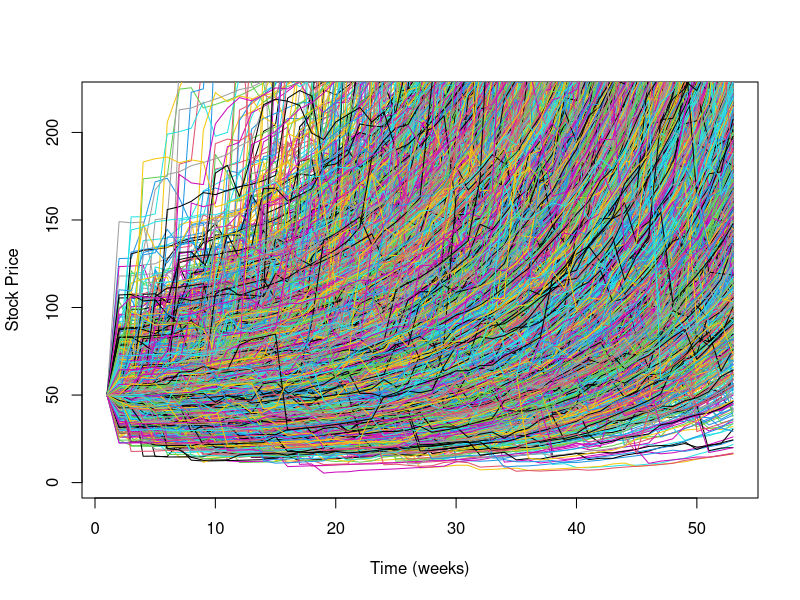

R code for this plot:

library(zoo)
library(pracma)
tic()
# set seed for reproducability
set.seed(1234)

# initial variables set
s0 <- 50
T <- 1
sigma <- 0.13
n <- 10000 # sample size
d <- 52 # time size
init.r <- 0.07
delta <- T / d
grid <- seq(delta, T, length.out = d) # time grid

# generate nxd pseudo-random normal numbers
z <- matrix(rnorm(n * d), nrow = n)
x <- matrix(rnorm(n * d), nrow = n)
g <- matrix(rgamma(n * d, shape = 0.15, scale = grid / 0.15), nrow = n)


# equation for calculating the vasicek interest rate (Z_j)
vasicek_int_rate <- function(rt_1, delta, VS) {
  rt_1 + 0.18 * (0.086 - rt_1) * delta + VS
}

# equation for caluclation the stock price using the Variance-Gamma formula
# note that "c" is a precomputed constant to speed things up a bit
var_gamma <- function(st_1, delta, VG, rt_1, c) {
  st_1 * exp((rt_1 + c) * delta) * VG
}

# simulate the Jackpot Algorithm
simVasicekVarGamma <- function(d, r, s) {
  # Each column is a time point "d". Each row is a simulation.
  # Loop over each column and calculate the stock price for each "d".
  # The loop is done because theres a need to maintain order in calculations.
  # Thus, using an index is necessary. Since each column must be processed in order, I doubt that this can be parallelized using the apply family due to that restriction.
  # start at 2 since index 1 contains the starting value
  for (i in seq(from = 2, (d + 1))) {
    r.i <- r[, i]
    r.prev <- r[, i - 1]
    
    s.i <- s[, i]
    s.prev <- s[, i - 1]
    
    rt <- vasicek_int_rate(r.prev, grid[i - 1], r.i)
    r[, i] <- rt
    
    st <- var_gamma(s.prev, grid[i - 1], s.i, r.prev, s.c)
    s[, i] <- st
  }
  # return stock price and interest if interested in investigating
  list(s = s, r = r)
}


# create and populate a matrix that will be used for interest rates (r)
# The first column contains the initial interest rate
# Subsequent columns contain the calculation of the random variables of the Vasicek Interest Rate Formula
# This was done here so it could be precomputed
#r <- cbind(rep(init.r, n), 0.02 * sqrt(delta) * t(apply(z, 1, cumsum)))
r <- cbind(rep(init.r, n), 0.02 * sqrt(delta) * z)

# Create and populate a matrix to be used for Stock Prices
# Similar to above, calculatinos for the random variables and some transformations have been done to reduce work later on.
s <- cbind(rep(s0, n), exp(sigma * sqrt(g) * x))
#s <- cbind(rep(s0, n), exp(sigma * t(sqrt(apply(g, 1, cumsum)) * apply(x, 1, cumsum))))

# precompute part of the stockprice formula since its just constants
s.c <- log(1 - 0.15 * sigma^2 / 2) / 0.15


sampleSim <- simVasicekVarGamma(d, r, s)

payoff <- pmax(sampleSim$s[, ncol(s)] - s0, 0) * exp(-apply(sampleSim$r, 1, sum) * T)

est.price <- mean(payoff)

init.payoff.sigma <- sd(payoff)

est.n <- ceiling((2.58 * 1.1 * init.payoff.sigma / 0.05)^2)

# Now that we know the full N needed to calculate up to the desired accuracy. Do it all over again
z.full <- matrix(rnorm(est.n * d), nrow = est.n)
x.full <- matrix(rnorm(est.n * d), nrow = est.n)
g.full <- matrix(rgamma(est.n * d, shape = 0.15, scale = grid / 0.15), nrow = est.n)

r.full <- cbind(rep(init.r, est.n), 0.02 * sqrt(delta) * t(apply(z.full, 1, cumsum)))
# does the cumulative sum rule apply to the Variance-Gamma Model?
s.full <- cbind(rep(s0, est.n), exp(sigma * sqrt(g.full) * x.full))

sim <- simVasicekVarGamma(d, r.full, s.full)

payoff.full <- pmax(sim$s[, ncol(s.full)] - s0, 0) * exp(-apply(sim$r, 1, sum) * T)

est.price <- mean(payoff.full)

lcl <- est.price - 1.96 * sd(payoff.full) / sqrt(est.n)
ucl <- est.price + 1.96 * sd(payoff.full) / sqrt(est.n)

toc()

# ---------------------------------------------------------------------------------------------------

c <- 3/20
n.hat <- ceil((1000/(c)) * 1.1)
top.n <- 1000
z.hat <- matrix(rnorm(n.hat * d), nrow = n.hat)
x.hat <- matrix(rnorm(n.hat * d), nrow = n.hat)

# c * pdf sqrt gamma / pdf norm
acceptreject <- function(delta, x) {
  (c 
   * x^((delta/0.15) - 1) 
   * exp((-x/0.15) + (x^2/2))
   ) / (
     (2/sqrt(2 * pi)) * gamma(delta/0.15) * 0.15^(delta/ 0.15)
   )
}

new.g <- c()
# loop over columns since we are dealing with a "d" wide matrix
for (i in 1:d) {
  accepts <- na.fill(acceptreject(grid[i], x.hat[, i]), 0)
  # apply accept-reject method to each column to retrieve a "gamma" distr.
  # this probably isn't right since we have to filter for values > 0 and do a limit.
  new.g <- cbind(new.g, x.hat[, i][which(accepts >= z.hat[, i] & x.hat[,i] > 0)][1:top.n])
}

z.hat.lim <- apply(z.hat, 2, function(x) x[1:top.n])
x.hat.lim <- apply(x.hat, 2, function(x) x[1:top.n])

r <- cbind(rep(init.r, top.n), 0.02 * sqrt(delta) * z.hat.lim)

# Create and populate a matrix to be used for Stock Prices
# Similar to above, calculatinos for the random variables and some transformations have been done to reduce work later on.
s <- cbind(rep(s0, top.n), exp(sigma * sqrt(new.g) * x.hat.lim))
#s <- cbind(rep(s0, n), exp(sigma * t(sqrt(apply(g, 1, cumsum)) * apply(x, 1, cumsum))))

sampleSim.cv<- simVasicekVarGamma(d, r, s)

payoff.cv <- pmax(sampleSim.cv$s[, ncol(s)] - s0, 0) * exp(-apply(sampleSim.cv$r, 1, sum) * T)

est.price.cv <- mean(payoff.cv)

payoff.sigma.cv <- sd(payoff.cv)

est.n.cv <- ceiling((2.58 * 1.1 * payoff.sigma.cv / 0.05)^2)

# Now that we know the full N needed to calculate up to the desired accuracy. Do it all over again
z.full <- matrix(rnorm(est.n.cv * d), nrow = est.n.cv)
x.full <- matrix(rnorm(est.n.cv * d), nrow = est.n.cv)

new.g.full <- c()
# loop over columns since we are dealing with a "d" wide matrix
for (i in 1:d) {
  accepts <- na.fill(acceptreject(grid[i], x.full[, i]), 0)
  # apply accept-reject method to each column to retrieve a "gamma" distr.
  new.g.full <- cbind(new.g.full, x.full[, i][which(accepts >= z.full[, i] & x.full[,i] > 0)][1:est.n.cv])
}

z.full <- apply(z.full, 2, function(x) x[1:est.n.cv])
x.full <- apply(x.full, 2, function(x) x[1:est.n.cv])

r.full <- cbind(rep(init.r, est.n.cv), 0.02 * sqrt(delta) * t(apply(z.full, 1, cumsum)))
# does the cumulative sum rule apply to the Variance-Gamma Model?
s.full <- cbind(rep(s0, est.n.cv), exp(sigma * sqrt(new.g.full) * x.full))

sim <- simVasicekVarGamma(d, r.full, s.full)

payoff.full <- pmax(sim$s[, ncol(s.full)] - s0, 0) * exp(-apply(sim$r, 1, sum) * T)

est.price <- mean(payoff.full, na.rm = TRUE)

lcl <- est.price - 1.96 * sd(payoff.full, na.rm = TRUE) / sqrt(est.n.cv)
ucl <- est.price + 1.96 * sd(payoff.full, na.rm = TRUE) / sqrt(est.n.cv)

plot(1:(d+1),sampleSim$s[1,],type='l',ylim=c(0,220),col=1,ylab='Stock Price',xlab='Time (weeks)')
for (i in 2:n){
  points(1:(d+1),sampleSim$s[i,],type='l',col=i)
}